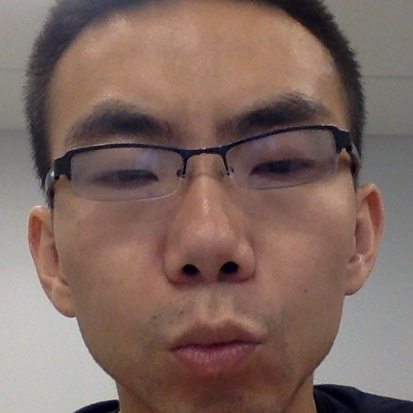
#> input picture aipro/eyes.jpg, 413 x 413 px, found by its file name
$ python eyescmp.py
#> lines starting #> are read from the running program, lines starting #| are printed output that depends on the picture; long printed decimals are rounded
# Tab Tu
# Python3.6 image compile

import cv2
import numpy as np
#from matplotlib import pyplot as plt

# 最简单的以灰度直方图作为相似比较的实现
def classify_gray_hist(image1,image2,size = (256,256)):
    # 先计算直方图
    # 几个参数必须用方括号括起来
    # 这里直接用灰度图计算直方图，所以是使用第一个通道，
    # 也可以进行通道分离后，得到多个通道的直方图
    # bins 取为16
    image1 = cv2.resize(image1,size)
    image2 = cv2.resize(image2,size)
    hist1 = cv2.calcHist([image1],[0],None,[256],[0.0,255.0])
    hist2 = cv2.calcHist([image2],[0],None,[256],[0.0,255.0])
    # 可以比较下直方图
    #plt.plot(range(256),hist1,'r')
    #plt.plot(range(256),hist2,'b')
    #plt.show()
    # 计算直方图的重合度
    degree = 0
    for i in range(len(hist1)):
        if hist1[i] != hist2[i]:
            degree = degree + (1 - abs(hist1[i]-hist2[i])/max(hist1[i],hist2[i]))
        else:
            degree = degree + 1
    degree = degree/len(hist1)
    return degree

# 计算单通道的直方图的相似值
def calculate(image1,image2):
    hist1 = cv2.calcHist([image1],[0],None,[256],[0.0,255.0])
    hist2 = cv2.calcHist([image2],[0],None,[256],[0.0,255.0])
     # 计算直方图的重合度
    degree = 0
    for i in range(len(hist1)):
        if hist1[i] != hist2[i]:
            degree = degree + (1 - abs(hist1[i]-hist2[i])/max(hist1[i],hist2[i]))
        else:
            degree = degree + 1
    degree = degree/len(hist1)
    return degree

# 通过得到每个通道的直方图来计算相似度
def classify_hist_with_split(image1,image2,size = (256,256)):
    # 将图像resize后，分离为三个通道，再计算每个通道的相似值
    image1 = cv2.resize(image1,size)
    image2 = cv2.resize(image2,size)
    sub_image1 = cv2.split(image1)
    sub_image2 = cv2.split(image2)
    sub_data = 0
    for im1,im2 in zip(sub_image1,sub_image2):
        sub_data += calculate(im1,im2)
    sub_data = sub_data/3
    return sub_data

# 平均哈希算法计算
def classify_aHash(image1,image2):
    image1 = cv2.resize(image1,(8,8))
    image2 = cv2.resize(image2,(8,8))
    gray1 = cv2.cvtColor(image1,cv2.COLOR_BGR2GRAY)
    gray2 = cv2.cvtColor(image2,cv2.COLOR_BGR2GRAY)
    hash1 = getHash(gray1)
    hash2 = getHash(gray2)
    return Hamming_distance(hash1,hash2)

def classify_pHash(image1,image2):
    image1 = cv2.resize(image1,(32,32))
    image2 = cv2.resize(image2,(32,32))
    gray1 = cv2.cvtColor(image1,cv2.COLOR_BGR2GRAY)
    gray2 = cv2.cvtColor(image2,cv2.COLOR_BGR2GRAY)
    # dct
    dct1 = cv2.dct(np.float32(gray1))
    dct2 = cv2.dct(np.float32(gray2))
    # 取左上角的8*8，这些代表图片的最低频率
    # 这个操作等价于c++中利用opencv实现的掩码操作
    # 在python中进行掩码操作，可以直接这样取出图像矩阵的某一部分
    dct1_roi = dct1[0:8,0:8]
    dct2_roi = dct2[0:8,0:8]
    hash1 = getHash(dct1_roi)
    hash2 = getHash(dct2_roi)
    return Hamming_distance(hash1,hash2)

# 输入灰度图，返回hash
def getHash(image):
    avreage = np.mean(image)
    hash = []
    for i in range(image.shape[0]):
        for j in range(image.shape[1]):
            if image[i,j] > avreage:
                hash.append(1)
            else:
                hash.append(0)
    return hash


# 计算汉明距离
def Hamming_distance(hash1,hash2):
    num = 0
    for index in range(len(hash1)):
        if hash1[index] != hash2[index]:
            num += 1
    return num


if __name__ == '__main__':
    img1 = cv2.imread('eyes.jpg')
#> img1 is the input picture: shape (413, 413, 3); mean B, G, R 96.9, 104.7, 127.8
    cv2.imshow('img1',img1)
    img2 = cv2.imread('faces.jpg')
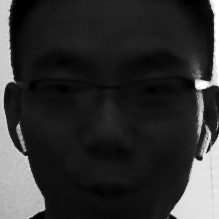
#> input picture DetectFace/faces.jpg, 219 x 219 px, found by its file name
#> img2 is the input picture: shape (219, 219, 3); min 0, max 255, mean 49.3
    cv2.imshow('img2',img2)
    degree1 = classify_gray_hist(img1,img2)
#> in classify_gray_hist, `hist1 = cv2.calcHist([image1],[0],None,[256],[0.0,255.0])`: hist1 = 256 values, max 1077 at index 86, min 0 at index 203, mean 256
#> in classify_gray_hist, `hist2 = cv2.calcHist([image2],[0],None,[256],[0.0,255.0])`: hist2 = 256 values, max 2835 at index 15, min 0 at index 255, mean 255
#> the loop in classify_gray_hist, `for i in range(len(hist1)):` made 256 passes
#> degree on passes 1 to 12: [0.00415], [0.0235], [0.0513], [0.0577], [0.0892], [0.139], [0.177], [0.206], [0.231], [0.253], [0.268], [0.282]
#> after the loop in classify_gray_hist, `for i in range(len(hist1)):`: degree = [31.21]
#> in classify_gray_hist, `degree = degree/len(hist1)`: degree = [0.122]
#> degree1 = [0.122]
    degree2 = classify_hist_with_split(img1,img2)
#> the loop in classify_hist_with_split, `for im1,im2 in zip(sub_image1,sub_image2):` made 3 passes
#> (degree in calculate, sub_data) on passes 1 to 3: ([0.122], [0.122]), ([0.117], [0.239]), ([0.127], [0.366])
#> degree2 = [0.122]
    degree3 = classify_aHash(img1,img2)
#> in getHash, `avreage = np.mean(image)`: avreage = 109.5
#> in classify_aHash, `hash1 = getHash(gray1)`: hash1 = 64 values, max 1 at index 0, min 0 at index 1, mean 0.531
#> in classify_aHash, `hash2 = getHash(gray2)`: hash2 = 64 values, max 1 at index 40, min 0 at index 0, mean 0.125
#> the loop in Hamming_distance, `for index in range(len(hash1)):` made 64 passes
#> after the loop in Hamming_distance, `for index in range(len(hash1)):`: num = 28
#> degree3 = 28
    degree4 = classify_pHash(img1,img2)
#> in classify_pHash, `image1 = cv2.resize(image1,(32,32))`:
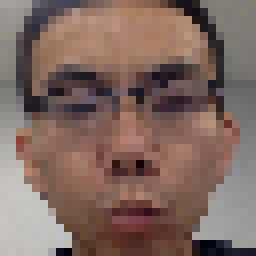
#> image1: shape (32, 32, 3) (shown 8 times larger); mean of channels 0, 1, 2 96.8, 104.6, 127.8; drawn as B, G, R
#> in classify_pHash, `image2 = cv2.resize(image2,(32,32))`:
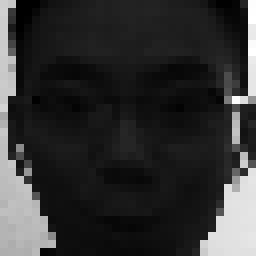
#> image2: shape (32, 32, 3) (shown 8 times larger); min 0, max 255, mean 49.6
#> in classify_pHash, `gray1 = cv2.cvtColor(image1,cv2.COLOR_BGR2GRAY)`:
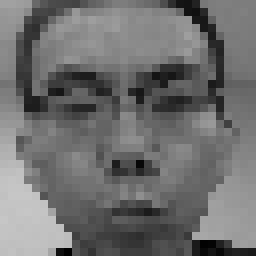
#> gray1: shape (32, 32) (shown 8 times larger); min 1, max 198, mean 110.6
#> in classify_pHash, `dct1 = cv2.dct(np.float32(gray1))`:
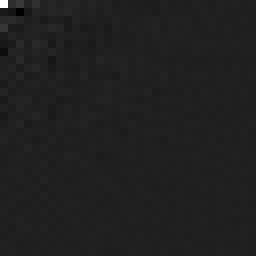
#> dct1: shape (32, 32) float32 (shown 8 times larger); min -510.9, max 3540.1, mean 4.5; drawn with min black and max white
#> in classify_pHash, `dct2 = cv2.dct(np.float32(gray2))`:
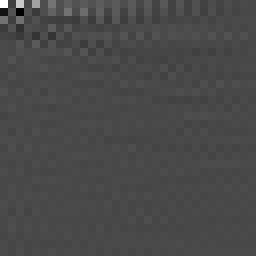
#> dct2: shape (32, 32) float32 (shown 8 times larger); min -646.9, max 1587.1, mean 4.3; drawn with min black and max white
#> in classify_pHash, `hash1 = getHash(dct1_roi)`: hash1 = 64 values, max 1 at index 0, min 0 at index 3, mean 0.266
#> in classify_pHash, `hash2 = getHash(dct2_roi)`: hash2 = 64 values, max 1 at index 0, min 0 at index 1, mean 0.312
#> the loop in Hamming_distance (call 2), `for index in range(len(hash1)):` made 64 passes
#> degree4 = 15
    print (degree1)
#| [0.1219]
    print (degree2)
#| [0.122]
    print (degree3)
#| 28
    print (degree4)
#| 15
    cv2.waitKey(0)
    cv2.destroyAllWindows()
